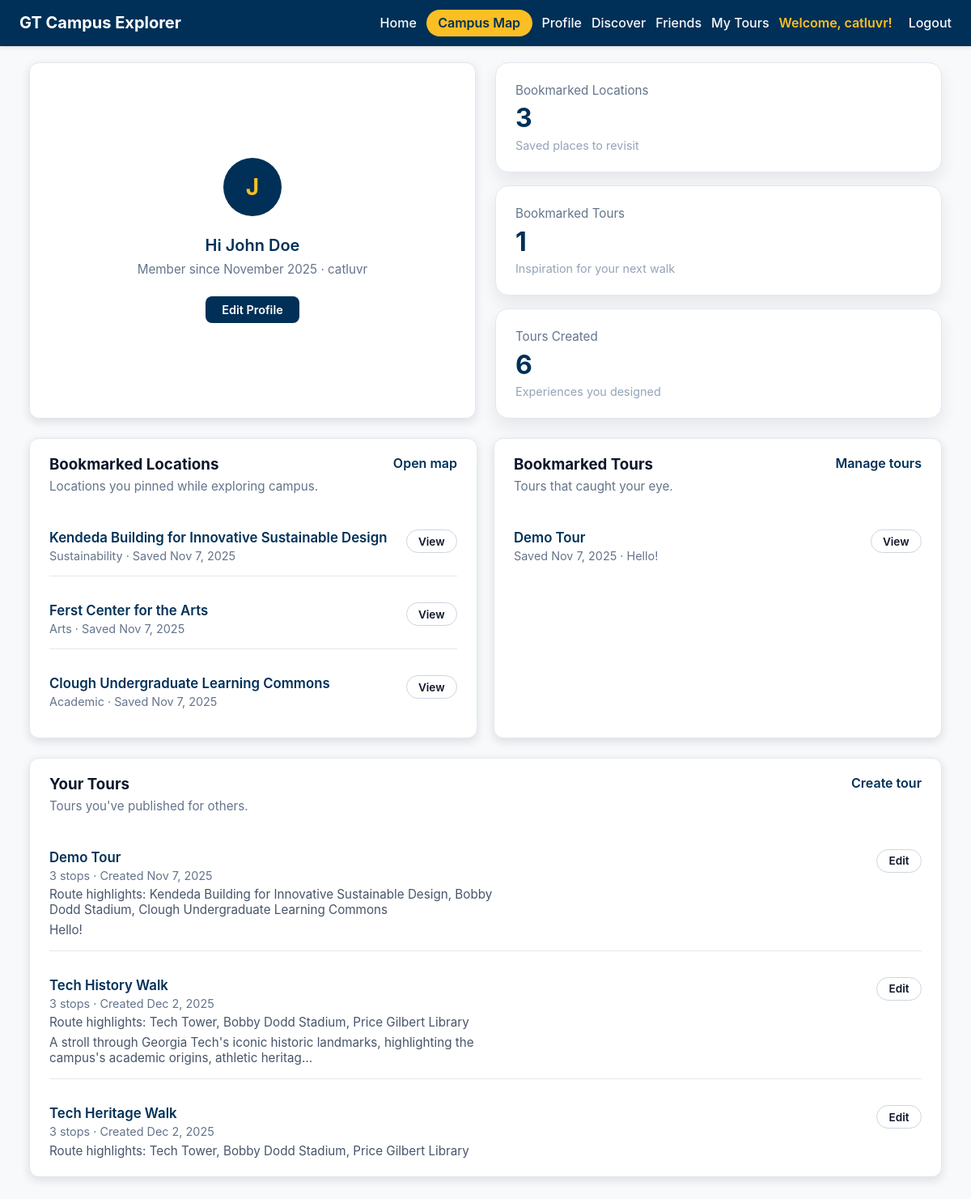
The page /accounts/profile/ (signed in) on the database its author committed.
### campus/models.py (models this page shows, shortened)
class Bookmark(models.Model):
    user = models.ForeignKey(
        User,
        on_delete=models.CASCADE,
        related_name='bookmarks',
        help_text="The user who bookmarked this location.",
    )
    location = models.ForeignKey(
        Location,
        on_delete=models.CASCADE,
        related_name='bookmarks',
        help_text="The location that was bookmarked.",
    )
    created_at = models.DateTimeField(
        auto_now_add=True,
        help_text="When this bookmark was created.",
    )
    class Meta:
        unique_together = ['user', 'location']
        ordering = ['-created_at']

class Location(models.Model):
    name = models.CharField(
        max_length=120,
        unique=True,
        help_text="Displayed name of the campus location.",
    )
    slug = models.SlugField(
        unique=True,
        blank=True,
        help_text="URL-friendly identifier auto-generated from the name.",
    )
    description = models.TextField(
        help_text="High-level overview that appears in campus tour content.",
    )
    historical_info = models.TextField(
        blank=True,
        null=True,
        help_text="Optional historical context or fun facts for visitors.",
    )
    latitude = models.DecimalField(
        max_digits=9,
        decimal_places=6,
        help_text="Latitude in decimal degrees (positive for north).",
    )
    longitude = models.DecimalField(
        max_digits=9,
        decimal_places=6,
        help_text="Longitude in decimal degrees (negative for west).",
    )
    address = models.CharField(
        max_length=255,
        blank=True,
        help_text="Street address or building details shown in the tour.",
    )
    category = models.CharField(
        max_length=100,
        blank=True,
        help_text="Category used for filtering (e.g., Dining, Academic).",
    )
    image_url = models.URLField(
        blank=True,
        null=True,
        help_text="Link to an external photo if one is hosted elsewhere.",
    )
    photo = models.ImageField(
        upload_to='locations/photos/',
        blank=True,
        null=True,
        help_text="Upload location photo.",
    )
    class Meta:
        ordering = ['name']

class TourBookmark(models.Model):
    user = models.ForeignKey(
        User,
        on_delete=models.CASCADE,
        related_name='tour_bookmarks',
        help_text="The user who bookmarked this tour.",
    )
    tour = models.ForeignKey(
        'Tour',
        on_delete=models.CASCADE,
        related_name='bookmarks',
        help_text="The tour that was bookmarked.",
    )
    created_at = models.DateTimeField(
        auto_now_add=True,
        help_text="When this bookmark was created.",
    )
    class Meta:
        unique_together = ['user', 'tour']
        ordering = ['-created_at']

class Tour(models.Model):
    user = models.ForeignKey(User, on_delete=models.CASCADE)
    name = models.CharField(max_length=100)
    description = models.TextField(blank=True)
    created_at = models.DateTimeField(auto_now_add=True)
    route_data = models.JSONField(
        blank=True,
        null=True,
        help_text="Cached route segments from Google Directions API"
    )
    is_official = models.BooleanField(
        default=False,
        help_text="Mark as official tour visible to all users."
    )
    class Meta:
        ordering = ['-created_at']

class TourStop(models.Model):
    tour = models.ForeignKey(Tour, on_delete=models.CASCADE, related_name='stops')
    location = models.ForeignKey(Location, on_delete=models.CASCADE)
    order = models.PositiveIntegerField()
    class Meta:
        ordering = ['order']
        unique_together = [['tour', 'location']]

### accounts/views.py (the view)
# urls.py: path('profile/', views.profile, name='profile'),
@login_required
def profile(request):
    location_qs = (
        Bookmark.objects
        .filter(user=request.user)
        .select_related('location')
    )
    tour_qs = (
        TourBookmark.objects
        .filter(user=request.user)
        .select_related('tour')
    )
    created_tours_qs = (
        Tour.objects
        .filter(user=request.user)
        .prefetch_related('stops__location')
        .annotate(stop_total=Count('stops'))
    )
    location_bookmarks = list(location_qs)
    tour_bookmarks = list(tour_qs)
    created_tours = list(created_tours_qs)
    full_name = request.user.get_full_name().strip()
    display_name = full_name if full_name else request.user.username
    name_for_initial = request.user.first_name or request.user.username or '?'
    initial = name_for_initial[0].upper()
    user_profile, _ = UserProfile.objects.get_or_create(user=request.user)
    context = {
        'location_bookmarks': location_bookmarks,
        'tour_bookmarks': tour_bookmarks,
        'created_tours': created_tours,
        'display_name': display_name,
        'user_initial': initial,
        'location_count': len(location_bookmarks),
        'tour_bookmark_count': len(tour_bookmarks),
        'created_tour_count': len(created_tours),
        'affiliation': user_profile.affiliation,
    }
    return render(request, 'accounts/profile.html', context)

### accounts/templates/accounts/profile.html (shortened to what this page needs)
{% extends 'base.html' %}
{% load static %}
{% block extra_head %}
<link rel="stylesheet" href="{% static 'accounts/profile.css' %}">
{% endblock %}
{% block content %}
<section class="profile-page">
    <div class="profile-container">
        <div class="profile-header-stats-container">
            <div class="profile-header panel">
                <div class="profile-avatar">{{ user_initial }}</div>
                <div class="profile-header-text">
                    <p class="profile-welcome">Hi {{ display_name }}</p>
                    <p class="profile-meta">
                        Member since {{ user.date_joined|date:"F Y" }} · {{ user.username }}
                    </p>
                </div>
                <a href="{% url 'accounts:edit_profile' %}" class="profile-edit-btn">Edit Profile</a>
            </div>
            <div class="profile-summary-grid">
            <article class="profile-stat-card">
                <p class="profile-stat-label">Bookmarked Locations</p>
                <p class="profile-stat-value">{{ location_count }}</p>
                <p class="profile-stat-subtext">Saved places to revisit</p>
            </article>
            <article class="profile-stat-card">
                <p class="profile-stat-label">Bookmarked Tours</p>
                <p class="profile-stat-value">{{ tour_bookmark_count }}</p>
                <p class="profile-stat-subtext">Inspiration for your next walk</p>
            </article>
            <article class="profile-stat-card">
                <p class="profile-stat-label">Tours Created</p>
                <p class="profile-stat-value">{{ created_tour_count }}</p>
                <p class="profile-stat-subtext">Experiences you designed</p>
            </article>
        </div>
        </div>
        <div class="profile-panels-grid">
            <section class="profile-panel panel">
                <div class="profile-section-header">
                    <div>
                        <h3>Bookmarked Locations</h3>
                        <p class="profile-section-subtext">Locations you pinned while exploring campus.</p>
                    </div>
                    <a href="{% url 'campus:overview' %}" class="profile-link">Open map</a>
                </div>
                {% if location_bookmarks %}
                    <ul class="profile-list">
                        {% for bookmark in location_bookmarks %}
                            <li class="profile-list-item">
                                <div>
                                    <p class="profile-item-title">{{ bookmark.location.name }}</p>
                                    <p class="profile-item-meta">
                                        {{ bookmark.location.category|default:"Campus Location" }} ·
                                        Saved {{ bookmark.created_at|date:"M j, Y" }}
                                    </p>
                                </div>
                                <a href="{% url 'campus:location-detail' bookmark.location.slug %}" class="profile-pill-link">View</a>
                            </li>
                        {% endfor %}
                    </ul>
                {% else %}
                    <div class="profile-empty-state">
                        <p>You haven't bookmarked any locations yet.</p>
                        <a href="{% url 'campus:overview' %}" class="profile-empty-cta">Browse locations</a>
                    </div>
                {% endif %}
            </section>
            <section class="profile-panel panel">
                <div class="profile-section-header">
                    <div>
                        <h3>Bookmarked Tours</h3>
                        <p class="profile-section-subtext">Tours that caught your eye.</p>
                    </div>
                    <a href="{% url 'campus:tour-manage' %}" class="profile-link">Manage tours</a>
                </div>
                {% if tour_bookmarks %}
                    <ul class="profile-list">
                        {% for bookmark in tour_bookmarks %}
                            <li class="profile-list-item">
                                <div>
                                    <p class="profile-item-title">{{ bookmark.tour.name }}</p>
                                    <p class="profile-item-meta">
                                        Saved {{ bookmark.created_at|date:"M j, Y" }}
                                        {% if bookmark.tour.description %}
                                            · {{ bookmark.tour.description|truncatechars:80 }}
                                        {% endif %}
                                    </p>
                                </div>
                                <a href="{% url 'campus:overview' %}?tour={{ bookmark.tour.id }}" class="profile-pill-link">View</a>
                            </li>
                        {% endfor %}
                    </ul>
                {% else %}
                    <div class="profile-empty-state">
                        <p>No bookmarked tours yet.</p>
                        <a href="{% url 'campus:tour-manage' %}" class="profile-empty-cta">Find a tour</a>
                    </div>
                {% endif %}
            </section>
        </div>
        <section class="profile-panel panel">
            <div class="profile-section-header">
                <div>
                    <h3>Your Tours</h3>
                    <p class="profile-section-subtext">Tours you've published for others.</p>
                </div>
                <a href="{% url 'campus:tour-create' %}" class="profile-link">Create tour</a>
            </div>
            {% if created_tours %}
                <ul class="profile-list">
                    {% for tour in created_tours %}
                        <li class="profile-list-item">
                            <div>
                                <p class="profile-item-title">{{ tour.name }}</p>
                                <p class="profile-item-meta">
                                    {{ tour.stop_total }} stop{{ tour.stop_total|pluralize }}
                                    · Created {{ tour.created_at|date:"M j, Y" }}
                                </p>
                                {% with stops=tour.stops.all %}
                                    {% if stops %}
                                        <p class="profile-item-description">
                                            Route highlights:
                                            {% for stop in stops|slice:":3" %}
                                                {{ stop.location.name }}{% if not forloop.last %}, {% endif %}
                                            {% endfor %}
                                        </p>
                                    {% endif %}
                                {% endwith %}
                                {% if tour.description %}
                                    <p class="profile-item-description">{{ tour.description|truncatechars:120 }}</p>
                                {% endif %}
                            </div>
                            <a href="{% url 'campus:tour-edit' tour.id %}" class="profile-pill-link">Edit</a>
                        </li>
                    {% endfor %}
                </ul>
            {% else %}
                <div class="profile-empty-state">
                    <p>You haven't created a tour yet.</p>
                    <a href="{% url 'campus:tour-create' %}" class="profile-empty-cta">Start building</a>
                </div>
            {% endif %}
        </section>
    </div>
</section>
{% endblock %}

### gttour/templates/base.html (shortened to what this page needs)
{% load static %}
<!DOCTYPE html>
<html lang="en">
<head>
    <link rel="stylesheet" href="{% static 'styles.css' %}">
    {% block extra_head %}{% endblock %}
</head>
    <body>
        <header class="site-header">
            <h1>GT Campus Explorer</h1>
            <nav aria-label="Primary navigation">
            {% block nav_links %}
            <a href="{% url 'home' %}" class="nav-link">Home</a>
            <a href="{% url 'campus:overview' %}" class="nav-button">Campus Map</a>
            {% if user.is_authenticated %}
                <a href="{% url 'accounts:profile' %}" class="nav-link">Profile</a>
                <a href="{% url 'accounts:discover' %}" class="nav-link">Discover</a>
                <a href="{% url 'accounts:friends_list' %}" class="nav-link">Friends</a>
                <a href="{% url 'campus:tour-manage' %}" class="nav-link">My Tours</a>
                <span class="user-info">Welcome, {{ user.username }}!</span>
                <form method="post" action="{% url 'accounts:logout' %}" style="display: inline;">
                    <button type="submit" class="nav-link logout-button">Logout</button>
                </form>
            {% else %}
                <a href="{% url 'accounts:login' %}" class="nav-link">Login</a>
                <a href="{% url 'accounts:register' %}" class="nav-link">Register</a>
            {% endif %}
            {% endblock %}
            </nav>
        </header>
        <main>
            {% block content %}{% endblock %}
    </main>
</body>
</html>

### gttour/static/styles.css (style rules this page uses)
*, *::before, *::after { box-sizing: border-box; }
html, body { height: 100%; }
body { margin: 0; font-family: "Inter", system-ui, -apple-system, BlinkMacSystemFont, "Segoe UI", sans-serif; background-color: #f8f9fb; color: #111827; min-height: 100vh; display: flex; flex-direction: column; }
.site-header { background-color: #003057; color: #fff; padding: 0.75rem 1.5rem; display: flex; align-items: center; justify-content: space-between; box-shadow: 0 2px 4px rgba(0, 0, 0, 0.1); }
.site-header nav { display: flex; align-items: center; gap: 0.75rem; }
.site-header nav .nav-link { color: #f8fafc; text-decoration: none; font-weight: 500; }
.site-header nav .logout-button { background: none; border: none; color: #f8fafc; text-decoration: none; font-weight: 500; font-size: inherit; font-family: inherit; cursor: pointer; padding: 0; }
.site-header nav .nav-button { display: inline-flex; align-items: center; justify-content: center; padding: 0.4rem 0.9rem; border-radius: 999px; background-color: #fbbf24; color: #003057; font-weight: 600; text-decoration: none; transition: background-color 0.2s ease-in-out, transform 0.2s ease-in-out; }
.site-header h1 { margin: 0; font-size: 1.25rem; }
main { flex: 1; padding: 0.75rem 1rem 1rem; display: flex; flex-direction: column; overflow: hidden; min-height: 0; }
.panel { background-color: #fff; border-radius: 12px; box-shadow: 0 4px 12px rgba(15, 23, 42, 0.12); overflow: hidden; display: flex; flex-direction: column; min-height: 0; }
@media (max-width: 1200px) { .panel { min-height: 320px; } }
@media (max-width: 1200px) { body { overflow: auto; } }
@media (max-width: 1200px) { main { overflow: visible; } }
.user-info { color: #fbbf24; font-weight: 600; margin-right: 0.5rem; }

### rows shown on the page
Bookmark: location.name "Kendeda Building for Innovative Sustainable Design", location.category "Sustainability", created_at "Nov 7, 2025"
Bookmark: location.name "Ferst Center for the Arts", location.category "Arts", created_at "Nov 7, 2025"
Bookmark: location.name "Clough Undergraduate Learning Commons", location.category "Academic", created_at "Nov 7, 2025"
TourBookmark: tour.name "Demo Tour", created_at "Nov 7, 2025", tour.description "Hello!"
Tour: name "Demo Tour", stop_total "3", created_at "Nov 7, 2025", description "Hello!"
TourStop: location.name "Kendeda Building for Innovative Sustainable Design"
TourStop: location.name "Bobby Dodd Stadium"
TourStop: location.name "Clough Undergraduate Learning Commons"
Tour: name "Tech History Walk", stop_total "3", created_at "Dec 2, 2025", description "A stroll through Georgia Tech's iconic historic landmarks, highlighting the campus's academic origins, athletic heritag…"
TourStop: location.name "Tech Tower"
TourStop: location.name "Bobby Dodd Stadium"
TourStop: location.name "Price Gilbert Library"
Tour: name "Tech Heritage Walk", stop_total "3", created_at "Dec 2, 2025"
TourStop: location.name "Tech Tower"
TourStop: location.name "Bobby Dodd Stadium"
TourStop: location.name "Price Gilbert Library"

### other values the page prints
{{ user.username }} "catluvr"
{{ user_initial }} "J"
{{ display_name }} "John Doe"
{{ user.date_joined|date:"F Y" }} "November 2025"
{{ location_count }} "3"
{{ tour_bookmark_count }} "1"
{{ created_tour_count }} "6"
